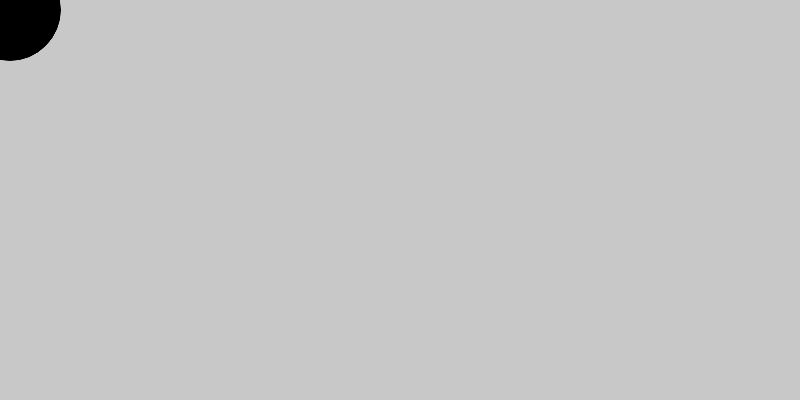
Frame 1 (no input)
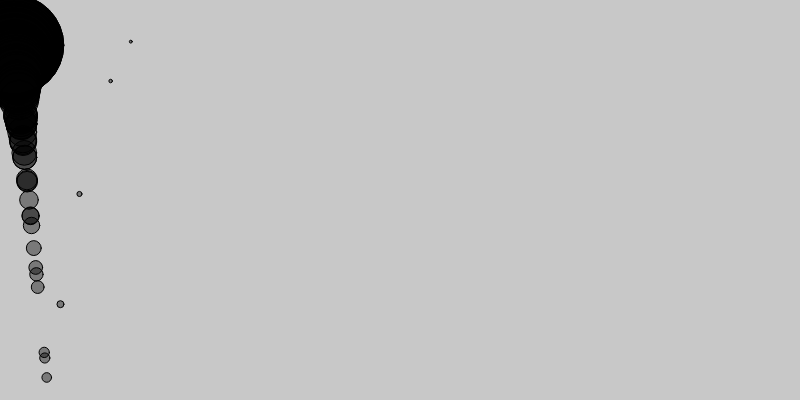
Frame 60 (no input)
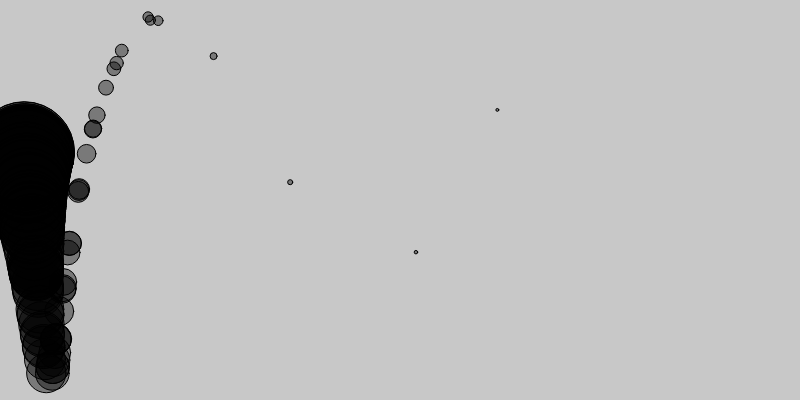
Frame 120 (the mouse pressed at the canvas centre since frame 60)

The p5.js sketch that drew these frames (run headless with seeded random() and noise() and a simulated clock; from frame 60 on, the mouse is pressed at the canvas centre):

// p5.js sketch
// ── sketch.js
var circles = [];

function setup() {
	createCanvas( 800, 400 );
	for (var i = 0; i < 100; i++) {
		circles[i] = new Circle();
		var position = createVector(10, 10);
		circles[i].setup(position, Math.random() * 100 + 1);
	}

}

function draw() {
	var gravity = createVector(0, 0.1);
	var wind = createVector(0.01, 0.0);
	background(200);
	fill(0, 100);
	for (var i = 0; i < 100; i++) {
		circles[i].moveCircle();
		circles[i].addForce(gravity);
		circles[i].addForce(wind);
		circles[i].checkEdges();
		circles[i].drawCircle();
	}
	
}
// ── circle.js
function Circle () {
	this.position;
	this.velocity;
	this.acceleration;

	this.size;

	this.setup = function (pos_, size_) {
		this.position = pos_.copy();
		this.velocity = createVector(0, 0);
		this.acceleration = createVector(0, 0);
		this.size = size_;
	}

	this.addForce = function (force) {
		this.acceleration.add(force);
	}

	this.moveCircle = function() {
		var mass = this.size / 20;
		var acc = this.acceleration.div(mass);
		this.velocity.add(this.acceleration);
		this.position.add(this.velocity);
		this.acceleration.mult(0);
	}

	this.checkEdges = function() {
		if (this.position.x < 0) {
			this.position.x = 0;
			this.velocity.x *= -1;
		} else if (this.position.x > width) {
			this.position.x = width;
			this.velocity.x *= -1;
		}

		if (this.position.y < 0) {
			this.position.y = 0;
			this.velocity.y *= -1;
		} else if (this.position.y > height) {
			this.position.y = height;
			this.velocity.y *= -1;
		}
	}

	this.drawCircle = function() {
		ellipse(this.position.x, this.position.y, this.size, this.size );
	}
}
